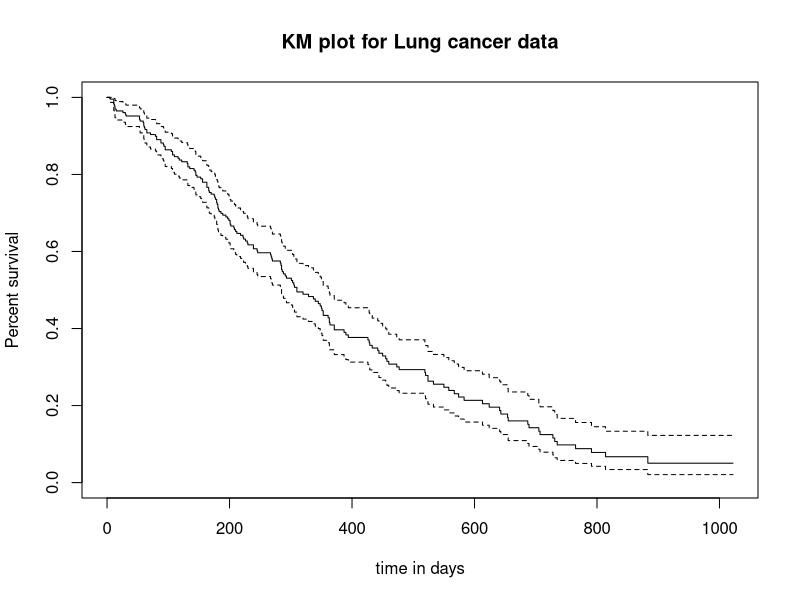
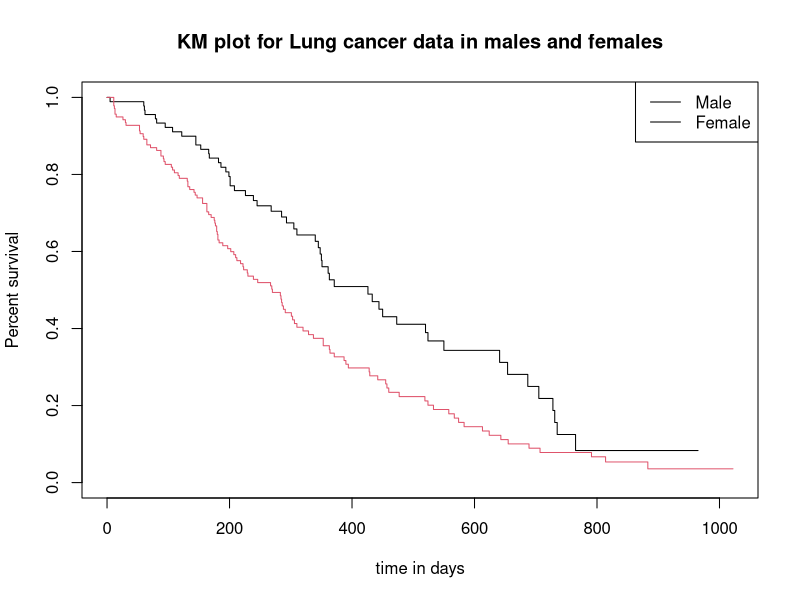

Here is the R script that generated these plots, in order:
#class excercise 1.

#Rakshya Gorkkhali, 08/22/2018, this program does the KM analysis and plot

#dim9survData) gives dimensions of your dataset, Intercept?
# Load the dataset, survival package which has function for KM analysis

require(datasets)
require(survival)

# Check your dataset
head(lung)

# Make an object survData
survData <-lung

# use package survival
survObj <- Surv(time=survData$time, event=survData$status==2, type='right')

# Fit your plot to the intercept
fit <- survfit(survObj~1)

# Plot the fit
plot(fit, main="KM plot for Lung cancer data", xlab="time in days", ylab="Percent survival")

#Fit your plot to the sexes
fit <- survfit(survObj ~ survData$sex==1)

# Plot the new fit
plot(fit, main="KM plot for Lung cancer data in males and females", xlab="time in days", ylab="Percent survival", col=c(1,2))

#assigning labels
legend('topright', c("Male","Female"), lty=1)